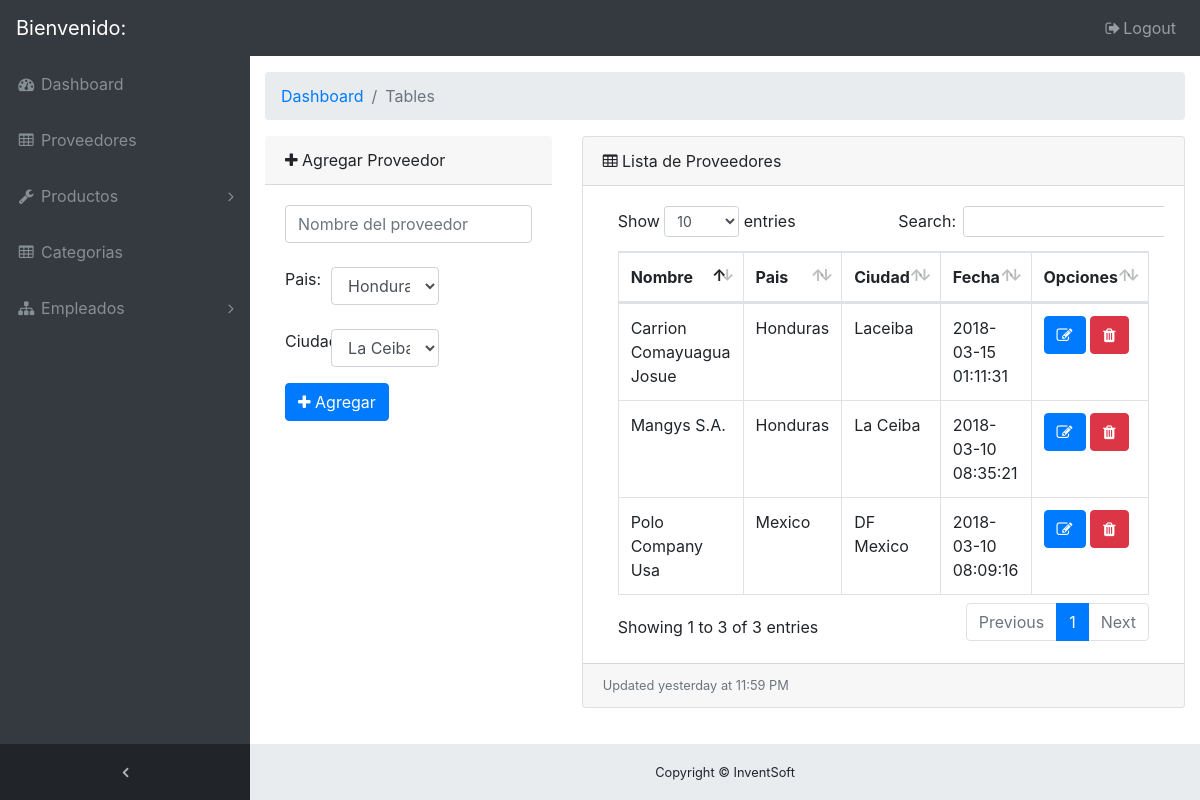
/inventsoft/portaladmingestion/configuracion/categoria.php, run on the app's committed database.
### tables this page shows
CREATE TABLE IF NOT EXISTS `tbl_proveedor` (
  `id_proveedor` INT NOT NULL AUTO_INCREMENT,
  `nombre` VARCHAR(45) NULL,
  `pais` VARCHAR(45) NULL,
  `ciudad` VARCHAR(45) NULL,
  `estado` INT NULL,
  `fecha_inclucion` TIMESTAMP(0) NULL,
  PRIMARY KEY (`id_proveedor`));

### inventsoft/portaladmingestion/conexion/conexion.php (called while the page is built, shortened)
<?php
class Conexion
{
    private static $instancia;
    private $dbh;
    private function __construct()
    {
        try {
            $this->dbh = new PDO('mysql:host=localhost;dbname=inventsoft', 'root', '');
            $this->dbh->exec("SET CHARACTER SET utf8");
        } catch (PDOException $e) {
            print "Error!: " . $e->getMessage();
            die();
        }
    }
    public function prepare($sql)
    {
        return $this->dbh->prepare($sql);
    }
    public static function singleton_conexion()
    {
        if (!isset(self::$instancia)) {
            self::$instancia = new $miclase;
        }
        return self::$instancia;
    }
}

### inventsoft/portaladmingestion/configuracion/proveedorVista.php (the view, shortened to what this page needs)
<div class="container-fluid">
  <ol class="breadcrumb">
    <li class="breadcrumb-item">
      <a href="#">Dashboard</a>
    </li>
    <li class="breadcrumb-item active">Tables</li>
  </ol>
  <div class="row">
    <div class="col-md-4">
      <div class="card-header">
        <i class="fa fa-plus"></i> Agregar Proveedor</div>
        <div class="card-body">
          <div class="panel panel-default">
            <div class="panel-body">
              <form method="post" action="categorie.php">
                <div class="form-group">
                  <input type="text" class="form-control" name="proveedor-name" placeholder="Nombre del proveedor" required>
                  <br>
                  <div class="row">
                    <div class="col-md-2">
                      <label for="">Pais:</label>
                    </div>
                    <div class="col-md-6">
                      <select class="form-control selectpicker" data-live-search="true" name="pais">
                        <option value="">Honduras</option>
                      </select>
                    </div>
                  </div>
                  <br>
                  <div class="row">
                    <div class="col-md-2">
                      <label for="">Ciudad:</label>
                    </div>
                    <div class="col-md-6">
                      <select class="form-control selectpicker" data-live-search="true" name="ciudad">
                        <option value="">La Ceiba</option>
                      </select>
                    </div>
                  </div>
                </div>
                <button type="submit" name="add_cat" class="btn btn-primary"><i class="fa fa-plus"></i> Agregar </button>
              </form>
            </div>
          </div>
        </div>
      </div>
      <div class="col-md-8">
        <div class="card mb-7">
          <div class="card-header">
            <i class="fa fa-table"></i> Lista de Proveedores</div>
            <div class="card-body">
              <div class="table-responsive">
                <table class="table table-bordered" id="dataTable" width="100%" cellspacing="0">
                  <thead>
                    <tr>
                      <th>Nombre </th>
                      <th>Pais</th>
                      <th>Ciudad</th>
                      <th>Fecha</th>
                      <th>Opciones</th>
                    </tr>
                  </thead>
              <tbody>
                <?php
                $query="SELECT * FROM tbl_proveedor WHERE estado=1";
                $results = $dbcon->prepare($query);
                $results->execute();
                while($row = $results->fetch(PDO::FETCH_ASSOC))
                {?>
                  <tr>
                    <td > <?php echo $row['nombre']; ?>  </td>
                    <td> <?php echo $row['pais']; ?> </td>
                    <td> <?php echo $row['ciudad']; ?> </td>
                    <td> <?php echo $row['fecha_inclucion']; ?> </td>
                     <?php echo
                     "<td> <a href='update_proveedorVista.php?id=".$row['id_proveedor']."' >
                     <button type='button' class='editar btn btn-primary'>
                     <i class='fa fa-pencil-square-o'></i>
                      </button></a>";?>
                      <?php
                      echo
                      "<a href='delete_proveedor.php?id=".$row['id_proveedor']."'  data-toggle='modal' data-target='#exampleModal'>
                      <button type='button' class='editar btn btn-danger'>
                      <i class='fa fa-trash'></i>
                       </button></a>
                       </td>
                       ";
                       ?>
                  </tr>
                <?php } ?>
              </tbody>
            </table>
          </div>
        </div>
        <div class="card-footer small text-muted">Updated yesterday at 11:59 PM</div>
      </div>
    </div>
  </div>
</div>

### inventsoft/portaladmingestion/configuracion/categoria.php (shortened to what this page needs)
<?php  include("../conexion/conexion.php");
$dbcon = Conexion::singleton_conexion();
?>
<!DOCTYPE html>
<html lang="en">
<head>
  <?php include '../layouts/htmlheader.php'; ?>
</head>
<body class="fixed-nav sticky-footer bg-dark" id="page-top">
  <?php include '../layouts/menu.php'; ?>
  <div class="content-wrapper">
    <?php include 'proveedorVista.php'; ?>
    <?php include '../layouts/footer.php'; ?>
  </div>
</body>
</html>

### inventsoft/portaladmingestion/layouts/htmlheader.php (shortened to what this page needs)
<head>
  <link href="vendor/bootstrap/css/bootstrap.min.css" rel="stylesheet">
  <link href="vendor/font-awesome/css/font-awesome.min.css" rel="stylesheet" type="text/css">
  <link href="css/sb-admin.css" rel="stylesheet">
  <link href="../vendor/bootstrap/css/bootstrap.min.css" rel="stylesheet">
  <link href="../vendor/font-awesome/css/font-awesome.min.css" rel="stylesheet" type="text/css">
  <link href="../vendor/datatables/dataTables.bootstrap4.css" rel="stylesheet">
  <link href="../css/sb-admin.css" rel="stylesheet">
</head>

### inventsoft/portaladmingestion/layouts/menu.php (shortened to what this page needs)
<nav class="navbar navbar-expand-lg navbar-dark bg-dark fixed-top" id="mainNav">
  <a class="navbar-brand" href="index.php">Bienvenido:  </a>
  <div class="collapse navbar-collapse" id="navbarResponsive">
    <ul class="navbar-nav navbar-sidenav" id="exampleAccordion">
      <li class="nav-item" data-toggle="tooltip" data-placement="right" title="Dashboard">
        <a class="nav-link" href="index.php">
          <i class="fa fa-fw fa-dashboard"></i>
          <span class="nav-link-text">Dashboard</span>
        </a>
      </li>
      <li class="nav-item" data-toggle="tooltip" data-placement="right" title="Tables">
        <a class="nav-link" href="proveedor.php">
          <i class="fa fa-fw fa-table"></i>
          <span class="nav-link-text">Proveedores</span>
        </a>
      </li>
      <li class="nav-item" data-toggle="tooltip" data-placement="right" title="Components">
        <a class="nav-link nav-link-collapse collapsed" data-toggle="collapse" href="#collapseComponents" data-parent="#exampleAccordion">
          <i class="fa fa-fw fa-wrench"></i>
          <span class="nav-link-text">Productos</span>
        </a>
      </li>
      <li class="nav-item" data-toggle="tooltip" data-placement="right" title="Tables">
        <a class="nav-link" href="tables.html">
          <i class="fa fa-fw fa-table"></i>
          <span class="nav-link-text">Categorias</span>
        </a>
      </li>
      <li class="nav-item" data-toggle="tooltip" data-placement="right" title="Menu Levels">
        <a class="nav-link nav-link-collapse collapsed" data-toggle="collapse" href="#collapseMulti" data-parent="#exampleAccordion">
          <i class="fa fa-fw fa-sitemap"></i>
          <span class="nav-link-text">Empleados</span>
        </a>
      </li>
    </ul>
    <ul class="navbar-nav sidenav-toggler">
      <li class="nav-item">
        <a class="nav-link text-center" id="sidenavToggler">
          <i class="fa fa-fw fa-angle-left"></i>
        </a>
      </li>
    </ul>
    <ul class="navbar-nav ml-auto">
      <li class="nav-item">
        <a class="nav-link" data-toggle="modal" data-target="#exampleModal">
          <i class="fa fa-fw fa-sign-out"></i>Logout</a>
        </li>
      </ul>
    </div>
  </nav>

### inventsoft/portaladmingestion/layouts/footer.php
<footer class="sticky-footer">
  <div class="container">
    <div class="text-center">
      <small>Copyright © InventSoft</small>
    </div>
  </div>
</footer>

### inventsoft/portaladmingestion/css/sb-admin.css (style rules this page uses)
html { position: relative; min-height: 100%; }
body { overflow-x: hidden; }
body.sticky-footer { margin-bottom: 56px; }
body.sticky-footer .content-wrapper { min-height: calc(100vh - 56px - 56px); }
body.fixed-nav { padding-top: 56px; }
.content-wrapper { min-height: calc(100vh - 56px); padding-top: 1rem; }
#mainNav .navbar-collapse { overflow: auto; max-height: 75vh; }
#mainNav .navbar-collapse .navbar-nav .nav-item .nav-link { cursor: pointer; }
#mainNav .navbar-collapse .navbar-sidenav .nav-link-collapse:after { float: right; content: '\f107'; font-family: 'FontAwesome'; }
#mainNav .navbar-collapse .navbar-sidenav .nav-link-collapse.collapsed:after { content: '\f105'; }
#mainNav .navbar-collapse .sidenav-toggler { display: none; }
@media (min-width: 992px) { #mainNav .navbar-brand { width: 250px; } }
@media (min-width: 992px) { #mainNav .navbar-collapse { overflow: visible; max-height: none; } }
@media (min-width: 992px) { #mainNav .navbar-collapse .navbar-sidenav { position: absolute; top: 0; left: 0; -webkit-flex-direction: column; -ms-flex-direction: column; flex-direction: column; margin-top: 56px; } }
@media (min-width: 992px) { #mainNav .navbar-collapse .navbar-sidenav > .nav-item { width: 250px; padding: 0; } }
@media (min-width: 992px) { #mainNav .navbar-collapse .navbar-sidenav > .nav-item > .nav-link { padding: 1em; } }
#mainNav.fixed-top .sidenav-toggler { display: none; }
@media (min-width: 992px) { #mainNav.fixed-top .navbar-sidenav { height: calc(100vh - 112px); } }
@media (min-width: 992px) { #mainNav.fixed-top .sidenav-toggler { position: absolute; top: 0; left: 0; display: flex; -webkit-flex-direction: column; -ms-flex-direction: column; flex-direction: column; margin-top: calc(100vh - 56px); } }
@media (min-width: 992px) { #mainNav.fixed-top .sidenav-toggler > .nav-item { width: 250px; padding: 0; } }
@media (min-width: 992px) { #mainNav.fixed-top .sidenav-toggler > .nav-item > .nav-link { padding: 1em; } }
#mainNav.fixed-top.navbar-dark .sidenav-toggler { background-color: #212529; }
#mainNav.fixed-top.navbar-dark .sidenav-toggler a i { color: #adb5bd; }
.content-wrapper { overflow-x: hidden; background: white; }
@media (min-width: 992px) { .content-wrapper { margin-left: 250px; } }
#sidenavToggler i { font-weight: 800; }
#mainNav.navbar-dark .navbar-collapse .navbar-sidenav .nav-link-collapse:after { color: #868e96; }
#mainNav.navbar-dark .navbar-collapse .navbar-sidenav > .nav-item > .nav-link { color: #868e96; }
@media (min-width: 992px) { #mainNav.navbar-dark .navbar-collapse .navbar-sidenav { background: #343a40; } }
footer.sticky-footer { position: absolute; right: 0; bottom: 0; width: 100%; height: 56px; background-color: #e9ecef; line-height: 55px; }
@media (min-width: 992px) { footer.sticky-footer { width: calc(100% - 250px); } }

### data on the page
tbl_proveedor: nombre "Mangys S.A.", pais "Honduras", ciudad "La Ceiba", fecha_inclucion "2018-03-10 08:35:21"
tbl_proveedor: nombre "Carrion Comayuagua Josue", pais "Honduras", ciudad "Laceiba", fecha_inclucion "2018-03-15 01:11:31"
tbl_proveedor: nombre "Polo Company Usa", pais "Mexico", ciudad "DF Mexico", fecha_inclucion "2018-03-10 08:09:16"
